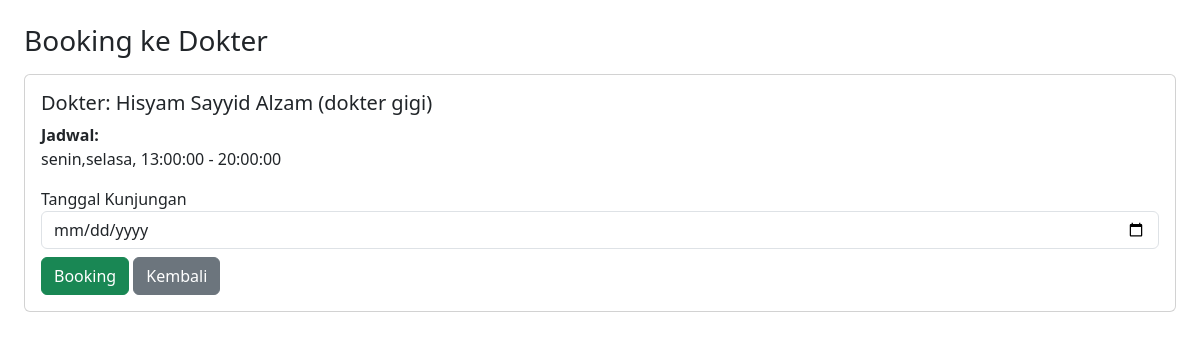
The page /booking_dokter.php?dokter_id=1 (signed in) on the database its author committed.
### tables this page shows
CREATE TABLE `dokter` (
  `id` int(11) NOT NULL,
  `nama` varchar(100) DEFAULT NULL,
  `spesialis` varchar(100) DEFAULT NULL,
  `hari` varchar(50) DEFAULT NULL,
  `jam` varchar(50) DEFAULT NULL,
  `hari_praktik` varchar(50) DEFAULT NULL,
  `jam_praktik` varchar(50) DEFAULT NULL
);

CREATE TABLE `jadwal` (
  `id` int(11) NOT NULL,
  `dokter_id` int(11) NOT NULL,
  `hari` varchar(20) NOT NULL,
  `jam_mulai` time NOT NULL,
  `jam_selesai` time NOT NULL
);

### booking_dokter.php (the view, shortened to what this page needs)
<?php
include 'koneksi.php';
$dokter_id = intval($_GET['dokter_id']);
$dokter = mysqli_query($conn, "SELECT * FROM dokter WHERE id = $dokter_id");
$data = mysqli_fetch_assoc($dokter);
$jadwal_q = mysqli_query($conn, "SELECT hari, jam_mulai, jam_selesai FROM jadwal WHERE dokter_id = $dokter_id");
?>
<!DOCTYPE html>
<html>
<head>
  <link href="https://cdn.jsdelivr.net/npm/bootstrap@5.3.0/dist/css/bootstrap.min.css" rel="stylesheet">
</head>
<body class="p-4">
  <h3>Booking ke Dokter</h3>
  <div class="card mt-3 p-3">
    <h5>Dokter: <?= $data['nama'] ?> (<?= $data['spesialis'] ?>)</h5>
    <p><strong>Jadwal:</strong><br>
        <?php while($j = mysqli_fetch_assoc($jadwal_q)): ?>
            <?= htmlspecialchars($j['hari']) ?>, <?= htmlspecialchars($j['jam_mulai']) ?> - <?= htmlspecialchars($j['jam_selesai']) ?><br>
        <?php endwhile; ?>
    </p>
    <form method="post">
      <div class="mb-2">
        <label>Tanggal Kunjungan</label>
        <input type="date" name="tanggal" class="form-control" required>
      </div>
      <button type="submit" class="btn btn-success">Booking</button>
      <a href="daftar_dokter.php" class="btn btn-secondary">Kembali</a>
    </form>
  </div>
</body>
</html>

### rows shown on the page
dokter: nama "Hisyam Sayyid Alzam", spesialis "dokter gigi"
jadwal: hari "senin,selasa", jam_mulai "13:00:00", jam_selesai "20:00:00"
